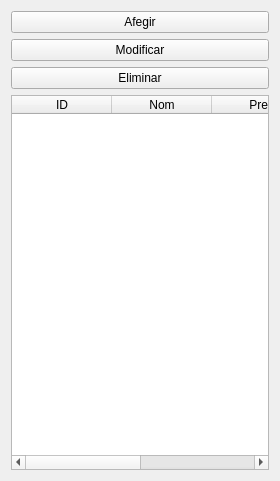
<?xml version="1.0" encoding="UTF-8"?>
<ui version="4.0">
 <class>Form</class>
 <widget class="QWidget" name="Form">
  <property name="geometry">
   <rect>
    <x>0</x>
    <y>0</y>
    <width>280</width>
    <height>481</height>
   </rect>
  </property>
  <layout class="QVBoxLayout" name="verticalLayout">
   <item>
    <widget class="QPushButton" name="btnAfegir">
     <property name="text">
      <string>Afegir</string>
     </property>
    </widget>
   </item>
   <item>
    <widget class="QPushButton" name="btnModificar">
     <property name="text">
      <string>Modificar</string>
     </property>
    </widget>
   </item>
   <item>
    <widget class="QPushButton" name="btnEliminar">
     <property name="text">
      <string>Eliminar</string>
     </property>
    </widget>
   </item>
   <item>
    <widget class="QTableWidget" name="tableWidget">
     <property name="columnCount">
      <number>4</number>
     </property>
     <column>
      <property name="text">
       <string>ID</string>
      </property>
     </column>
     <column>
      <property name="text">
       <string>Nom</string>
      </property>
     </column>
     <column>
      <property name="text">
       <string>Preu</string>
      </property>
     </column>
     <column>
      <property name="text">
       <string>Quantitat</string>
      </property>
     </column>
    </widget>
   </item>
  </layout>
 </widget>
 <resources/>
 <connections/>
</ui>
